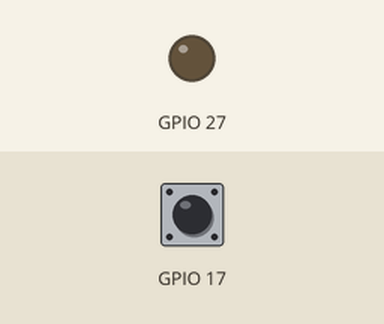
Recording of a program running on a simulated Raspberry Pi (BCM pin numbers). Shown: output pins drawn as LEDs (lit = HIGH). The inputs (shaded band) are chosen by the test bench; at power-on: GPIO 17 LOW.

Above: at 1.2 s.
1.3 s: GPIO 17 pulled HIGH for 0.15 s
At 1.37 s:
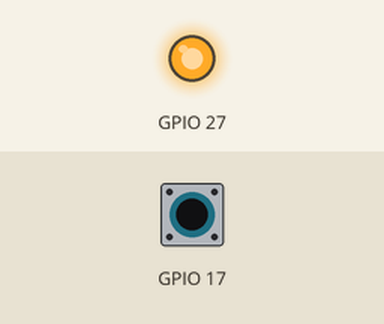
2.9 s: GPIO 17 pulled HIGH for 3.2 s
At 7.5 s:
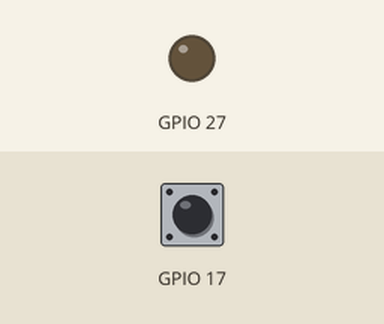
Timing chart, 0 to 9.0 s (numbered marks = the images above; inputs shaded):
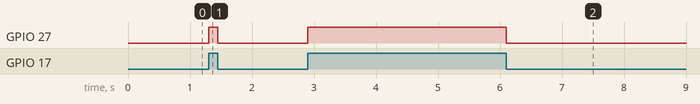

The program:

Projekt_Button.py
```python
#!/usr/bin/python
# -*- coding: utf-8 -*-
import RPi.GPIO as GPIO
import time
GPIO.setwarnings(False)

GPIO.setmode(GPIO.BCM)

GPIO.setup(17, GPIO.IN, GPIO.PUD_DOWN)

GPIO.setup(27, GPIO.OUT, initial=0)

try:
    while True:
        if (GPIO.input(17) == 1):
            GPIO.output(27,1)
        else:
            GPIO.output(27,0)

except KeyboardInterrupt:
     GPIO.cleanup()
```

Measured:
- after the input at 1.3 s, GPIO 27: LOW → HIGH at once, → LOW 0.15 s later
- after the input at 2.9 s, GPIO 27: LOW → HIGH at once, → LOW 3.2 s later
